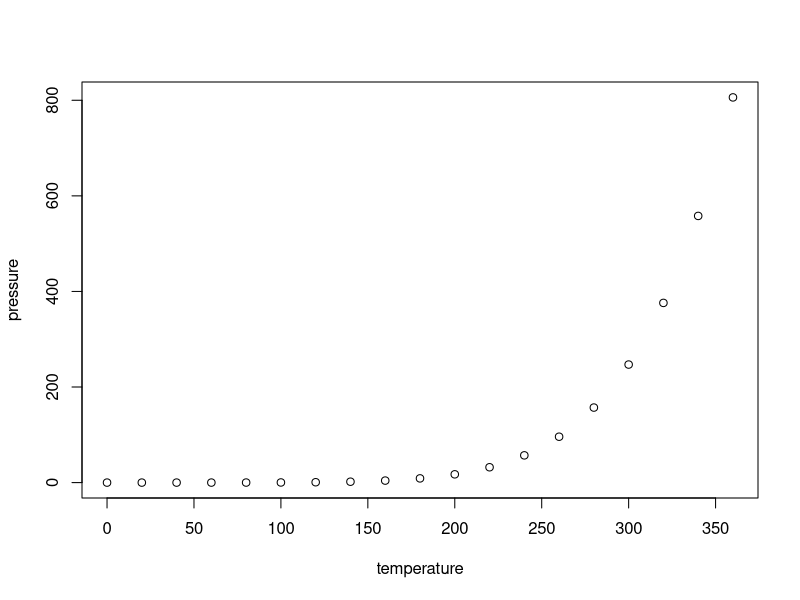
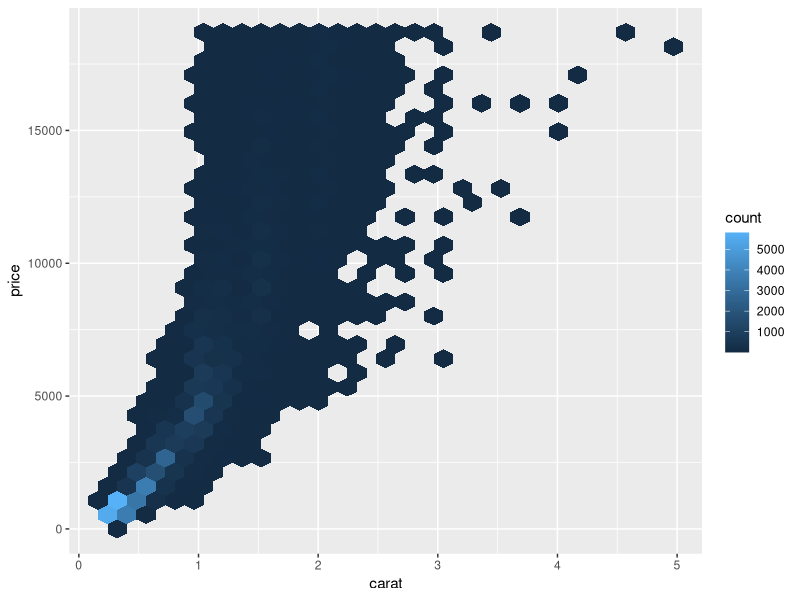
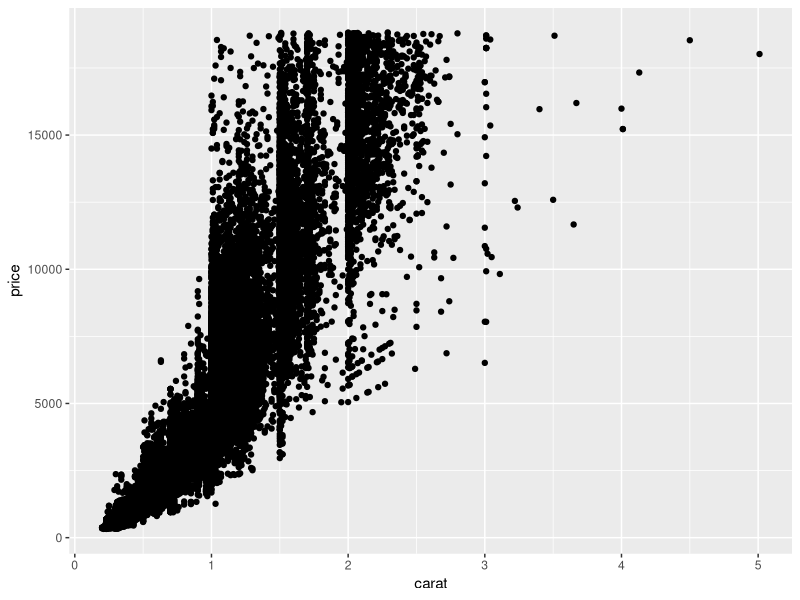
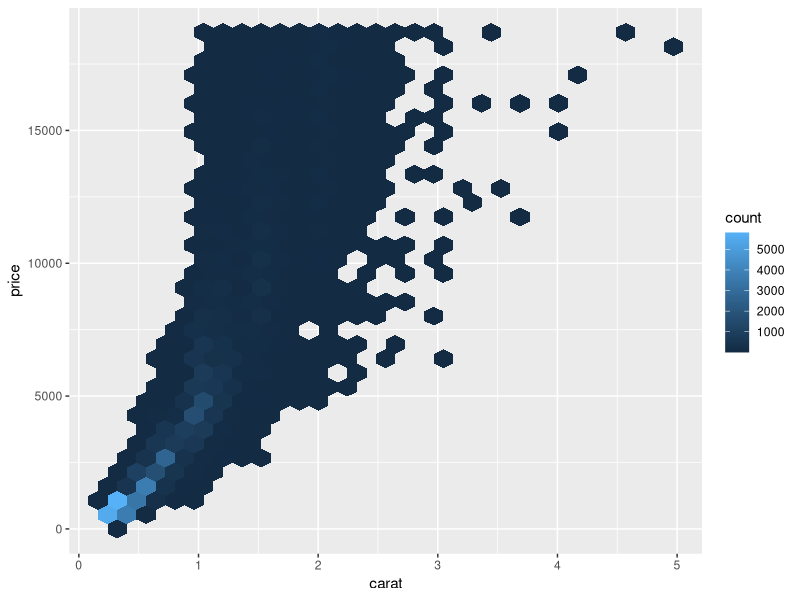
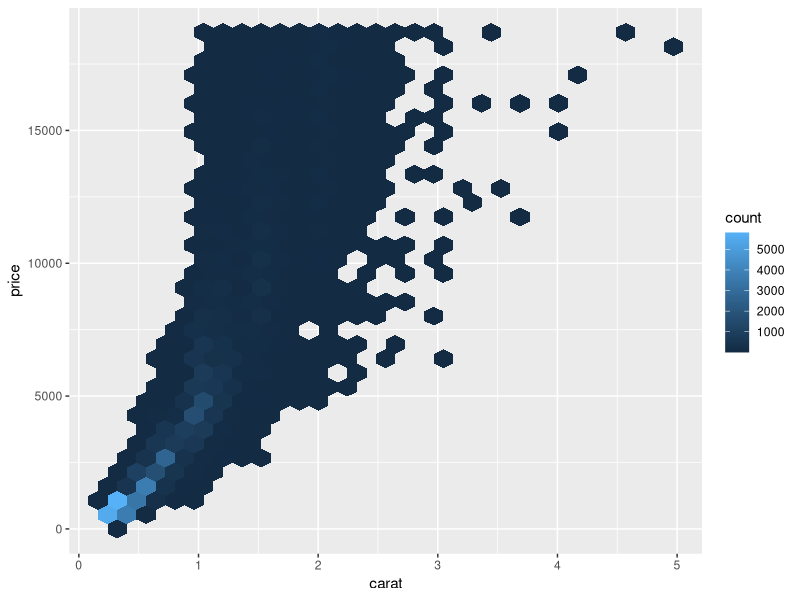
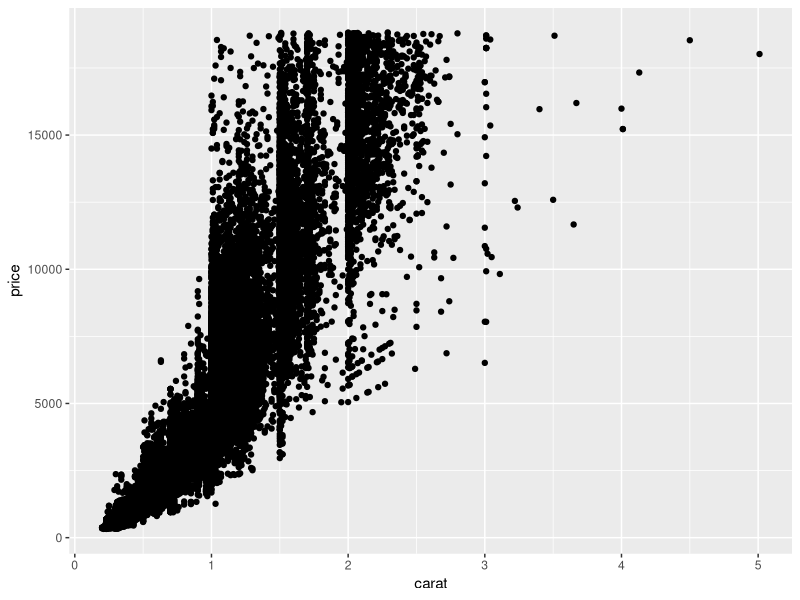
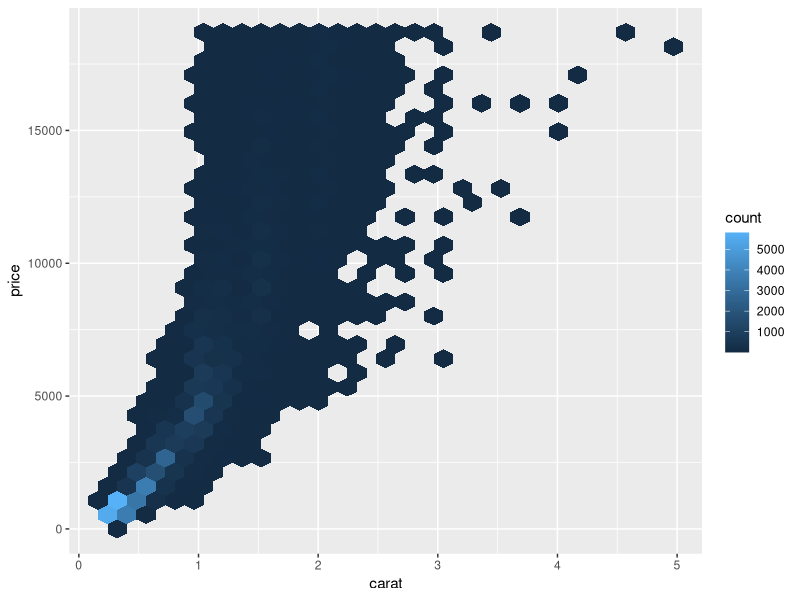

Write the R code that produced these figures, in order. (Note: this script raises an error after producing the figures.)
## ---- chunk 1
knitr::opts_chunk$set(echo = TRUE)
## ---- chunk 2
plot(pressure)
## ---- chunk 3
library(tidyverse)

ggplot(diamonds, aes(carat, price)) +
  geom_hex()
ggsave("diamonds.pdf")

write_csv(diamonds, "diamonds.csv")
## ---- chunk 4
library(tidyverse)

ggplot(diamonds, aes(carat, price)) +
  geom_point()
ggsave("diamonds.pdf")

write_csv(diamonds, "diamonds.csv")
## ---- chunk 5
library(tidyverse)

ggplot(diamonds, aes(carat, price)) +
  geom_hex()
ggsave("out/diamonds.pdf")

write_csv(diamonds, "out/diamonds.csv")
